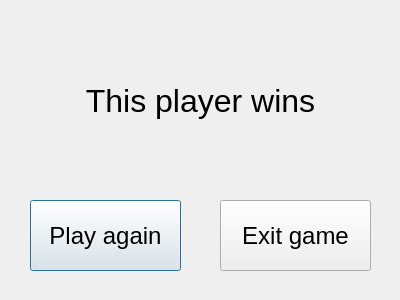
<?xml version="1.0" encoding="UTF-8"?>
<ui version="4.0">
 <class>Dialog</class>
 <widget class="QDialog" name="Dialog">
  <property name="geometry">
   <rect>
    <x>0</x>
    <y>0</y>
    <width>400</width>
    <height>300</height>
   </rect>
  </property>
  <property name="windowTitle">
   <string>6 Nimmt! Winner</string>
  </property>
  <property name="windowIcon">
   <iconset>
    <normaloff>../background/icon.png</normaloff>../background/icon.png</iconset>
  </property>
  <widget class="QLabel" name="outcome_lbl">
   <property name="geometry">
    <rect>
     <x>30</x>
     <y>10</y>
     <width>341</width>
     <height>181</height>
    </rect>
   </property>
   <property name="font">
    <font>
     <pointsize>24</pointsize>
    </font>
   </property>
   <property name="text">
    <string>This player wins</string>
   </property>
   <property name="alignment">
    <set>Qt::AlignCenter</set>
   </property>
   <property name="wordWrap">
    <bool>true</bool>
   </property>
  </widget>
  <widget class="QPushButton" name="play_again">
   <property name="geometry">
    <rect>
     <x>30</x>
     <y>200</y>
     <width>151</width>
     <height>71</height>
    </rect>
   </property>
   <property name="font">
    <font>
     <pointsize>18</pointsize>
    </font>
   </property>
   <property name="text">
    <string>Play again</string>
   </property>
  </widget>
  <widget class="QPushButton" name="exit">
   <property name="geometry">
    <rect>
     <x>220</x>
     <y>200</y>
     <width>151</width>
     <height>71</height>
    </rect>
   </property>
   <property name="font">
    <font>
     <pointsize>18</pointsize>
    </font>
   </property>
   <property name="text">
    <string>Exit game</string>
   </property>
  </widget>
 </widget>
 <resources/>
 <connections/>
</ui>
